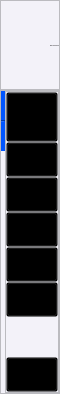
           <widget class="QFrame" name="menu">
            <property name="minimumSize">
             <size>
              <width>60</width>
              <height>0</height>
             </size>
            </property>
            <property name="maximumSize">
             <size>
              <width>60</width>
              <height>16777215</height>
             </size>
            </property>
            <property name="styleSheet">
             <string notr="true">background-image: url();
background-color: rgb(243, 242, 249);

</string>
            </property>
            <property name="frameShape">
             <enum>QFrame::NoFrame</enum>
            </property>
            <property name="frameShadow">
             <enum>QFrame::Raised</enum>
            </property>
            <layout class="QVBoxLayout" name="verticalLayout_3">
             <property name="spacing">
              <number>0</number>
             </property>
             <property name="leftMargin">
              <number>0</number>
             </property>
             <property name="topMargin">
              <number>0</number>
             </property>
             <property name="rightMargin">
              <number>0</number>
             </property>
             <property name="bottomMargin">
              <number>0</number>
             </property>
             <item>
              <widget class="QFrame" name="mainlogo">
               <property name="minimumSize">
                <size>
                 <width>0</width>
                 <height>90</height>
                </size>
               </property>
               <property name="maximumSize">
                <size>
                 <width>16777215</width>
                 <height>90</height>
                </size>
               </property>
               <property name="styleSheet">
                <string notr="true">border-bottom: 1px solid rgba(0, 0, 0,70);</string>
               </property>
               <property name="frameShape">
                <enum>QFrame::StyledPanel</enum>
               </property>
               <property name="frameShadow">
                <enum>QFrame::Raised</enum>
               </property>
               <layout class="QHBoxLayout" name="horizontalLayout_2">
                <property name="spacing">
                 <number>0</number>
                </property>
                <property name="leftMargin">
                 <number>0</number>
                </property>
                <property name="topMargin">
                 <number>0</number>
                </property>
                <property name="rightMargin">
                 <number>0</number>
                </property>
                <property name="bottomMargin">
                 <number>0</number>
                </property>
                <item>
                 <widget class="QFrame" name="frame_8">
                  <property name="minimumSize">
                   <size>
                    <width>60</width>
                    <height>60</height>
                   </size>
                  </property>
                  <property name="maximumSize">
                   <size>
                    <width>100</width>
                    <height>16777215</height>
                   </size>
                  </property>
                  <property name="styleSheet">
                   <string notr="true">background-image: url(:/fundo/60x60.png);
background-position: center;
background-repeat:no-repeat;
background-color: rgba(0, 0, 0, 0); 
border:none;
</string>
                  </property>
                  <property name="frameShape">
                   <enum>QFrame::StyledPanel</enum>
                  </property>
                  <property name="frameShadow">
                   <enum>QFrame::Raised</enum>
                  </property>
                 </widget>
                </item>
                <item>
                 <widget class="QLabel" name="label">
                  <property name="font">
                   <font>
                    <family>Bahnschrift Light SemiCondensed</family>
                    <pointsize>-1</pointsize>
                    <weight>50</weight>
                    <bold>false</bold>
                   </font>
                  </property>
                  <property name="styleSheet">
                   <string notr="true">background-color: rgba(0, 0, 0, 0); 

border:none;</string>
                  </property>
                  <property name="text">
                   <string>Music Online Down</string>
                  </property>
                 </widget>
                </item>
               </layout>
              </widget>
             </item>
             <item>
              <widget class="QFrame" name="categorias">
               <property name="styleSheet">
                <string notr="true"/>
               </property>
               <property name="frameShape">
                <enum>QFrame::StyledPanel</enum>
               </property>
               <property name="frameShadow">
                <enum>QFrame::Raised</enum>
               </property>
               <layout class="QHBoxLayout" name="horizontalLayout_5">
                <property name="spacing">
                 <number>0</number>
                </property>
                <property name="leftMargin">
                 <number>0</number>
                </property>
                <property name="topMargin">
                 <number>0</number>
                </property>
                <property name="rightMargin">
                 <number>0</number>
                </property>
                <property name="bottomMargin">
                 <number>0</number>
                </property>
                <item>
                 <widget class="QFrame" name="scrolbar">
                  <property name="minimumSize">
                   <size>
                    <width>4</width>
                    <height>0</height>
                   </size>
                  </property>
                  <property name="maximumSize">
                   <size>
                    <width>4</width>
                    <height>16777215</height>
                   </size>
                  </property>
                  <property name="styleSheet">
                   <string notr="true">background-color: rgba(0, 0, 0, 0);</string>
                  </property>
                  <property name="frameShape">
                   <enum>QFrame::StyledPanel</enum>
                  </property>
                  <property name="frameShadow">
                   <enum>QFrame::Raised</enum>
                  </property>
                  <widget class="Line" name="animcurretnpage">
                   <property name="geometry">
                    <rect>
                     <x>0</x>
                     <y>0</y>
                     <width>4</width>
                     <height>60</height>
                    </rect>
                   </property>
                   <property name="minimumSize">
                    <size>
                     <width>4</width>
                     <height>60</height>
                    </size>
                   </property>
                   <property name="maximumSize">
                    <size>
                     <width>4</width>
                     <height>10</height>
                    </size>
                   </property>
                   <property name="styleSheet">
                    <string notr="true">background-color: rgb(0, 85, 255);</string>
                   </property>
                   <property name="orientation">
                    <enum>Qt::Horizontal</enum>
                   </property>
                  </widget>
                 </widget>
                </item>
                <item>
                 <widget class="QFrame" name="topmenu">
                  <property name="minimumSize">
                   <size>
                    <width>0</width>
                    <height>0</height>
                   </size>
                  </property>
                  <property name="maximumSize">
                   <size>
                    <width>250</width>
                    <height>16777215</height>
                   </size>
                  </property>
                  <property name="sizeIncrement">
                   <size>
                    <width>0</width>
                    <height>20</height>
                   </size>
                  </property>
                  <property name="styleSheet">
                   <string notr="true"/>
                  </property>
                  <property name="frameShape">
                   <enum>QFrame::StyledPanel</enum>
                  </property>
                  <property name="frameShadow">
                   <enum>QFrame::Raised</enum>
                  </property>
                  <layout class="QVBoxLayout" name="verticalLayout_8">
                   <property name="spacing">
                    <number>0</number>
                   </property>
                   <property name="leftMargin">
                    <number>0</number>
                   </property>
                   <property name="topMargin">
                    <number>0</number>
                   </property>
                   <property name="rightMargin">
                    <number>0</number>
                   </property>
                   <property name="bottomMargin">
                    <number>0</number>
                   </property>
                   <item>
                    <widget class="QPushButton" name="togle">
                     <property name="minimumSize">
                      <size>
                       <width>0</width>
                       <height>50</height>
                      </size>
                     </property>
                     <property name="font">
                      <font>
                       <family>Bahnschrift Light SemiCondensed</family>
                       <pointsize>-1</pointsize>
                      </font>
                     </property>
                     <property name="styleSheet">
                      <string notr="true">



QPushButton{




	padding:15px;
	border-bottom: 1px solid rgba(0, 0, 0,70);
	background-color: rgba(0, 0, 0, 0); 
	 text-align: left;

}

QPushButton:hover{
	
	background-color: rgb(206, 206, 206);

}

QPushButton:pressed{
	
font:  14pt &quot;Microsoft YaHei&quot;;
background-color: rgba(0, 0, 0, 75); 

}</string>
                     </property>
                     <property name="text">
                      <string>Menu</string>
                     </property>
                     <property name="icon">
                      <iconset resource="src/qrc.qrc">
                       <normaloff>:/btn/image/togle.png</normaloff>:/btn/image/togle.png</iconset>
                     </property>
                     <property name="iconSize">
                      <size>
                       <width>25</width>
                       <height>25</height>
                      </size>
                     </property>
                    </widget>
                   </item>
                   <item>
                    <widget class="QPushButton" name="busca">
                     <property name="minimumSize">
                      <size>
                       <width>50</width>
                       <height>0</height>
                      </size>
                     </property>
                     <property name="maximumSize">
                      <size>
                       <width>16777215</width>
                       <height>16777215</height>
                      </size>
                     </property>
                     <property name="font">
                      <font>
                       <family>Bahnschrift Light SemiCondensed</family>
                       <pointsize>-1</pointsize>
                       <weight>50</weight>
                       <italic>false</italic>
                       <bold>false</bold>
                      </font>
                     </property>
                     <property name="cursor">
                      <cursorShape>PointingHandCursor</cursorShape>
                     </property>
                     <property name="focusPolicy">
                      <enum>Qt::ClickFocus</enum>
                     </property>
                     <property name="layoutDirection">
                      <enum>Qt::LeftToRight</enum>
                     </property>
                     <property name="styleSheet">
                      <string notr="true">



QPushButton{




	padding:15px;
	border-bottom: 1px solid rgba(0, 0, 0,70);
	background-color: rgba(0, 0, 0, 0); 
	 text-align: left;

}

QPushButton:hover{
	
	background-color: rgb(206, 206, 206);

}

QPushButton:pressed{
	
font:  14pt &quot;Microsoft YaHei&quot;;
background-color: rgba(0, 0, 0, 75); 

}</string>
                     </property>
                     <property name="text">
                      <string>Busca</string>
                     </property>
                     <property name="icon">
                      <iconset resource="src/qrc.qrc">
                       <normaloff>:/btn/image/menu-busca.png</normaloff>:/btn/image/menu-busca.png</iconset>
                     </property>
                     <property name="iconSize">
                      <size>
                       <width>25</width>
                       <height>25</height>
                      </size>
                     </property>
                    </widget>
                   </item>
                   <item>
                    <widget class="QPushButton" name="categoria">
                     <property name="minimumSize">
                      <size>
                       <width>50</width>
                       <height>0</height>
                      </size>
                     </property>
                     <property name="maximumSize">
                      <size>
                       <width>16777215</width>
                       <height>16777215</height>
                      </size>
                     </property>
                     <property name="font">
                      <font>
                       <family>Bahnschrift Light SemiCondensed</family>
                       <pointsize>-1</pointsize>
                       <weight>50</weight>
                       <italic>false</italic>
                       <bold>false</bold>
                      </font>
                     </property>
                     <property name="layoutDirection">
                      <enum>Qt::LeftToRight</enum>
                     </property>
                     <property name="styleSheet">
                      <string notr="true">



QPushButton{




	padding:15px;
	border-bottom: 1px solid rgba(0, 0, 0,70);
	background-color: rgba(0, 0, 0, 0); 
	 text-align: left;

}

QPushButton:hover{
	
	background-color: rgb(206, 206, 206);

}

QPushButton:pressed{
	
font:  14pt &quot;Microsoft YaHei&quot;;
background-color: rgba(0, 0, 0, 75); 

}</string>
                     </property>
                     <property name="text">
                      <string>Categorias</string>
                     </property>
                     <property name="icon">
                      <iconset resource="src/qrc.qrc">
                       <normaloff>:/btn/image/categori.png</normaloff>:/btn/image/categori.png</iconset>
                     </property>
                     <property name="iconSize">
                      <size>
                       <width>25</width>
                       <height>25</height>
                      </size>
                     </property>
                    </widget>
                   </item>
                   <item>
                    <widget class="QPushButton" name="playlist">
                     <property name="minimumSize">
                      <size>
                       <width>50</width>
                       <height>0</height>
                      </size>
                     </property>
                     <property name="maximumSize">
                      <size>
                       <width>16777215</width>
                       <height>16777215</height>
                      </size>
                     </property>
                     <property name="font">
                      <font>
                       <family>Bahnschrift Light SemiCondensed</family>
                       <pointsize>-1</pointsize>
                       <weight>50</weight>
                       <italic>false</italic>
                       <bold>false</bold>
                      </font>
                     </property>
                     <property name="layoutDirection">
                      <enum>Qt::LeftToRight</enum>
                     </property>
                     <property name="styleSheet">
                      <string notr="true">



QPushButton{




	padding:15px;
	border-bottom: 1px solid rgba(0, 0, 0,70);
	background-color: rgba(0, 0, 0, 0); 
	 text-align: left;

}

QPushButton:hover{
	
	background-color: rgb(206, 206, 206);

}

QPushButton:pressed{
	
font:  14pt &quot;Microsoft YaHei&quot;;
background-color: rgba(0, 0, 0, 75); 

}</string>
                     </property>
                     <property name="text">
                      <string>PlayList</string>
                     </property>
                     <property name="icon">
                      <iconset resource="src/qrc.qrc">
                       <normaloff>:/btn/image/play_list.png</normaloff>:/btn/image/play_list.png</iconset>
                     </property>
                     <property name="iconSize">
                      <size>
                       <width>25</width>
                       <height>25</height>
                      </size>
                     </property>
                    </widget>
                   </item>
                   <item>
                    <widget class="QPushButton" name="mix">
                     <property name="minimumSize">
                      <size>
                       <width>50</width>
                       <height>0</height>
                      </size>
                     </property>
                     <property name="maximumSize">
                      <size>
                       <width>16777215</width>
                       <height>16777215</height>
                      </size>
                     </property>
                     <property name="font">
                      <font>
                       <family>Bahnschrift Light SemiCondensed</family>
                       <pointsize>-1</pointsize>
                       <weight>50</weight>
                       <italic>false</italic>
                       <bold>false</bold>
                      </font>
                     </property>
                     <property name="layoutDirection">
                      <enum>Qt::LeftToRight</enum>
                     </property>
                     <property name="styleSheet">
                      <string notr="true">



QPushButton{




	padding:15px;
	border-bottom: 1px solid rgba(0, 0, 0,70);
	background-color: rgba(0, 0, 0, 0); 
	 text-align: left;

}

QPushButton:hover{
	
	background-color: rgb(206, 206, 206);

}

QPushButton:pressed{
	
font:  14pt &quot;Microsoft YaHei&quot;;
background-color: rgba(0, 0, 0, 75); 

}</string>
                     </property>
                     <property name="text">
                      <string>Mix</string>
                     </property>
                     <property name="icon">
                      <iconset resource="src/qrc.qrc">
                       <normaloff>:/btn/image/mix.png</normaloff>:/btn/image/mix.png</iconset>
                     </property>
                     <property name="iconSize">
                      <size>
                       <width>25</width>
                       <height>25</height>
                      </size>
                     </property>
                    </widget>
                   </item>
                   <item>
                    <widget class="QPushButton" name="preferencias">
                     <property name="font">
                      <font>
                       <family>Bahnschrift Light SemiCondensed</family>
                       <pointsize>-1</pointsize>
                       <weight>50</weight>
                       <italic>false</italic>
                       <bold>false</bold>
                      </font>
                     </property>
                     <property name="layoutDirection">
                      <enum>Qt::LeftToRight</enum>
                     </property>
                     <property name="styleSheet">
                      <string notr="true">



QPushButton{




	padding:15px;
	border-bottom: 1px solid rgba(0, 0, 0,70);
	background-color: rgba(0, 0, 0, 0); 
	 text-align: left;

}

QPushButton:hover{
	
	background-color: rgb(206, 206, 206);

}

QPushButton:pressed{
	
font:  14pt &quot;Microsoft YaHei&quot;;
background-color: rgba(0, 0, 0, 75); 

}</string>
                     </property>
                     <property name="text">
                      <string>Preferencias</string>
                     </property>
                     <property name="icon">
                      <iconset resource="src/qrc.qrc">
                       <normaloff>:/btn/image/settings.png</normaloff>:/btn/image/settings.png</iconset>
                     </property>
                     <property name="iconSize">
                      <size>
                       <width>25</width>
                       <height>25</height>
                      </size>
                     </property>
                    </widget>
                   </item>
                   <item>
                    <spacer name="verticalSpacer_2">
                     <property name="orientation">
                      <enum>Qt::Vertical</enum>
                     </property>
                     <property name="sizeType">
                      <enum>QSizePolicy::Expanding</enum>
                     </property>
                     <property name="sizeHint" stdset="0">
                      <size>
                       <width>20</width>
                       <height>40</height>
                      </size>
                     </property>
                    </spacer>
                   </item>
                   <item>
                    <widget class="QPushButton" name="devbtn">
                     <property name="minimumSize">
                      <size>
                       <width>50</width>
                       <height>0</height>
                      </size>
                     </property>
                     <property name="maximumSize">
                      <size>
                       <width>16777215</width>
                       <height>16777215</height>
                      </size>
                     </property>
                     <property name="font">
                      <font>
                       <family>Bahnschrift Light SemiCondensed</family>
                       <pointsize>-1</pointsize>
                       <weight>50</weight>
                       <italic>false</italic>
                       <bold>false</bold>
                      </font>
                     </property>
                     <property name="layoutDirection">
                      <enum>Qt::LeftToRight</enum>
                     </property>
                     <property name="styleSheet">
                      <string notr="true">



QPushButton{




	padding:15px;
	border-bottom: 1px solid rgba(0, 0, 0,70);
	background-color: rgba(0, 0, 0, 0); 
	 text-align: left;

}

QPushButton:hover{
	
	background-color: rgb(206, 206, 206);

}

QPushButton:pressed{
	
font:  14pt &quot;Microsoft YaHei&quot;;
background-color: rgba(0, 0, 0, 75); 

}</string>
                     </property>
                     <property name="text">
                      <string>Atualizações</string>
                     </property>
                     <property name="icon">
                      <iconset resource="src/qrc.qrc">
                       <normaloff>:/btn/image/notify.png</normaloff>:/btn/image/notify.png</iconset>
                     </property>
                     <property name="iconSize">
                      <size>
                       <width>25</width>
                       <height>25</height>
                      </size>
                     </property>
                    </widget>
                   </item>
                  </layout>
                 </widget>
                </item>
               </layout>
              </widget>
             </item>
            </layout>
           </widget>
